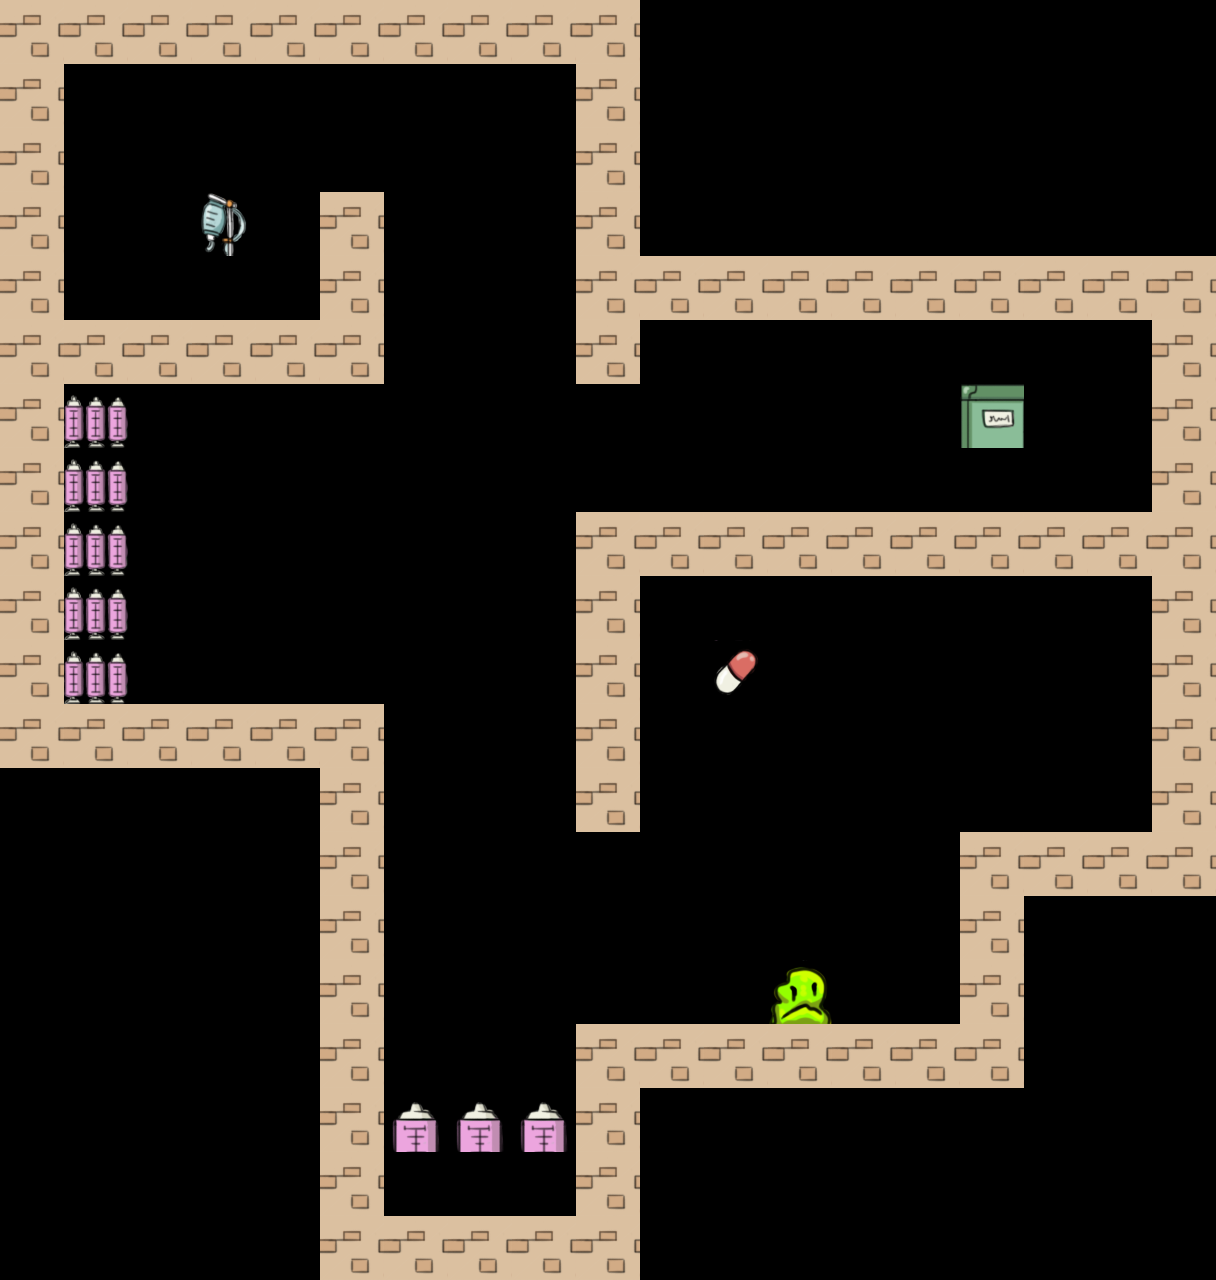

Tiled map render using the project's own tile images. Description and the whole map definition, tile-layer contents included, below:
An orthogonal 19x20 tile map with 64x64 px tiles, 1 tile layer (Tile Layer 1).

<map version="1.2" tiledversion="1.3.2" orientation="orthogonal" renderorder="left-up" compressionlevel="0" width="19" height="20" tilewidth="64" tileheight="64" infinite="0" nextlayerid="2" nextobjectid="1">
 <tileset firstgid="1" name="SpriteSheet" tilewidth="64" tileheight="64" tilecount="70" columns="10">
  <image source="SpriteSheet.png" width="640" height="448" />
 </tileset>
 <layer id="1" name="Tile Layer 1" width="19" height="20">
  <data encoding="csv">
1,1,1,1,1,1,1,1,1,1,0,0,0,0,0,0,0,0,0,
1,0,0,0,0,0,0,0,0,1,0,0,0,0,0,0,0,0,0,
1,0,0,0,0,0,0,0,0,1,0,0,0,0,0,0,0,0,0,
1,0,0,50,0,1,0,0,0,1,0,0,0,0,0,0,0,0,0,
1,0,0,0,0,1,0,0,0,1,1,1,1,1,1,1,1,1,1,
1,1,1,1,1,1,0,0,0,1,0,0,0,0,0,0,0,0,1,
1,51,0,0,0,0,0,0,0,0,0,0,0,0,0,42,0,0,1,
1,51,0,0,0,0,0,0,0,0,0,0,0,0,0,0,0,0,1,
1,51,0,0,0,0,0,0,0,1,1,1,1,1,1,1,1,1,1,
1,51,0,0,41,0,0,0,0,1,0,0,0,0,0,0,0,0,1,
1,51,0,0,0,0,0,0,0,1,0,59,0,0,0,0,0,0,1,
1,1,1,1,1,1,0,0,0,1,0,0,0,0,0,0,0,0,1,
0,0,0,0,0,1,0,0,0,1,0,0,0,0,0,0,0,0,1,
0,0,0,0,0,1,0,0,0,0,0,0,0,0,0,1,1,1,1,
0,0,0,0,0,1,0,0,0,0,0,0,0,0,0,1,0,0,0,
0,0,0,0,0,1,0,0,0,0,0,0,60,0,0,1,0,0,0,
0,0,0,0,0,1,0,0,0,1,1,1,1,1,1,1,0,0,0,
0,0,0,0,0,1,49,49,49,1,0,0,0,0,0,0,0,0,0,
0,0,0,0,0,1,0,0,0,1,0,0,0,0,0,0,0,0,0,
0,0,0,0,0,1,1,1,1,1,0,0,0,0,0,0,0,0,0
</data>
 </layer>
</map>